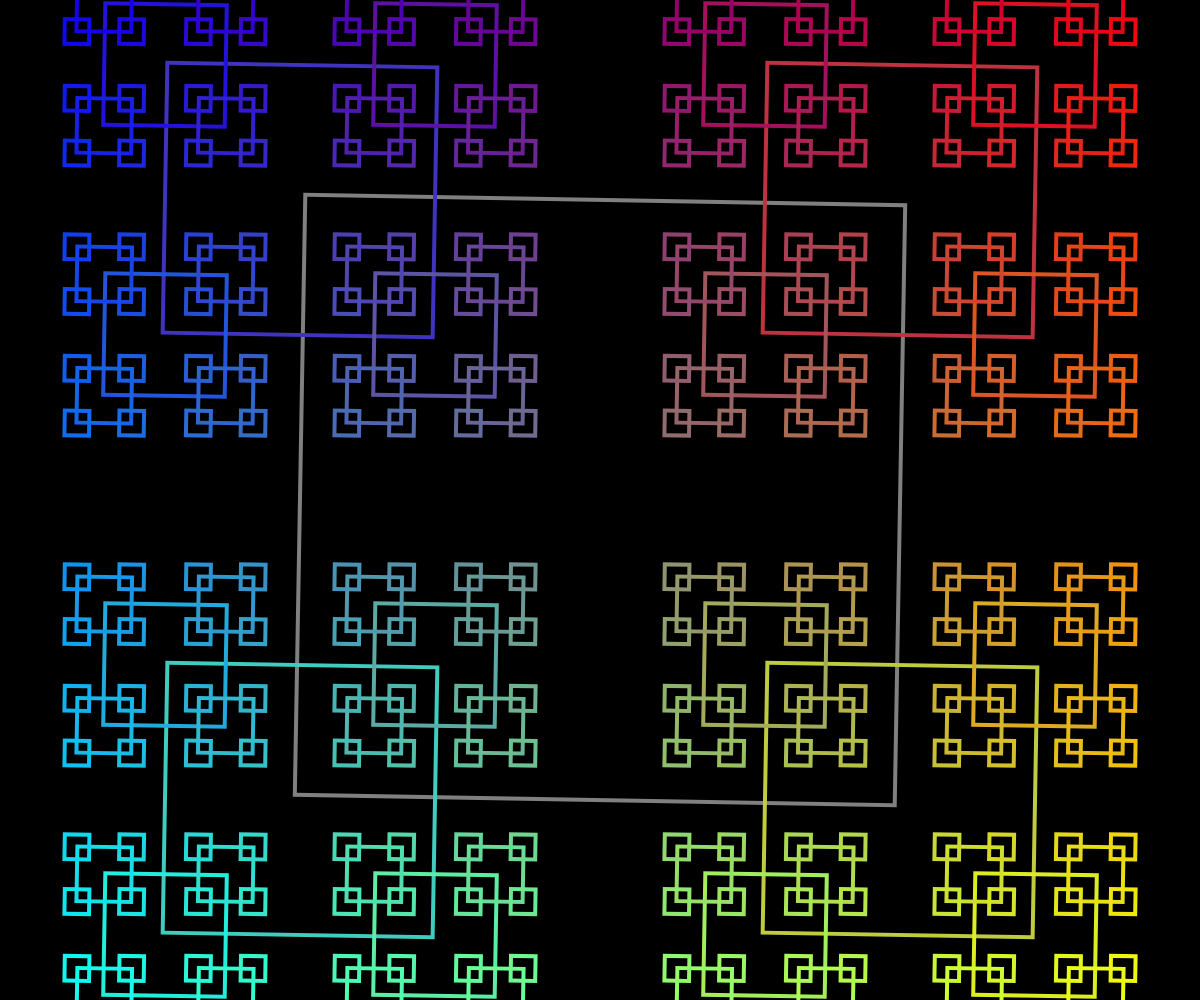
Frame 1 (no input)
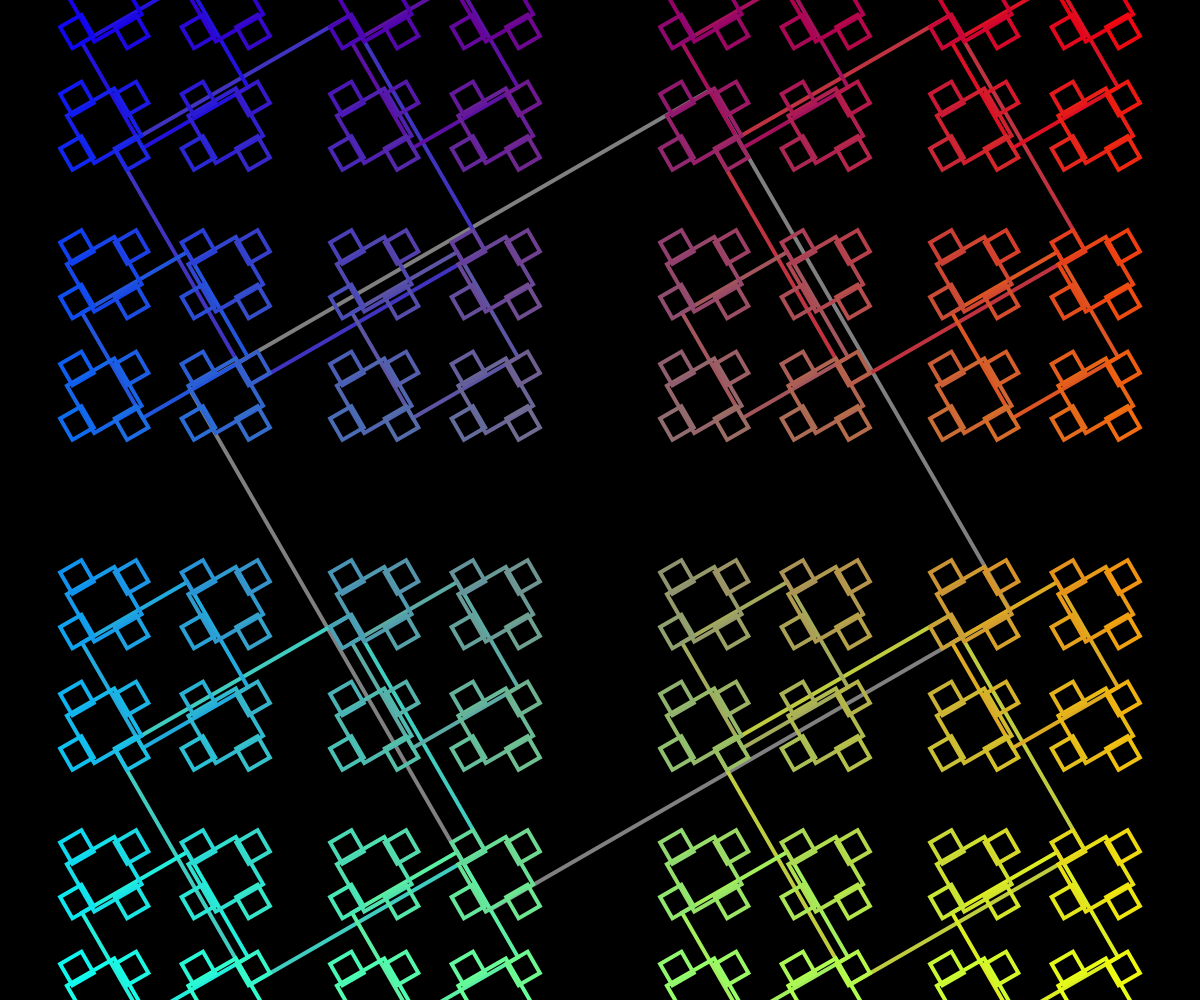
Frame 60 (no input)
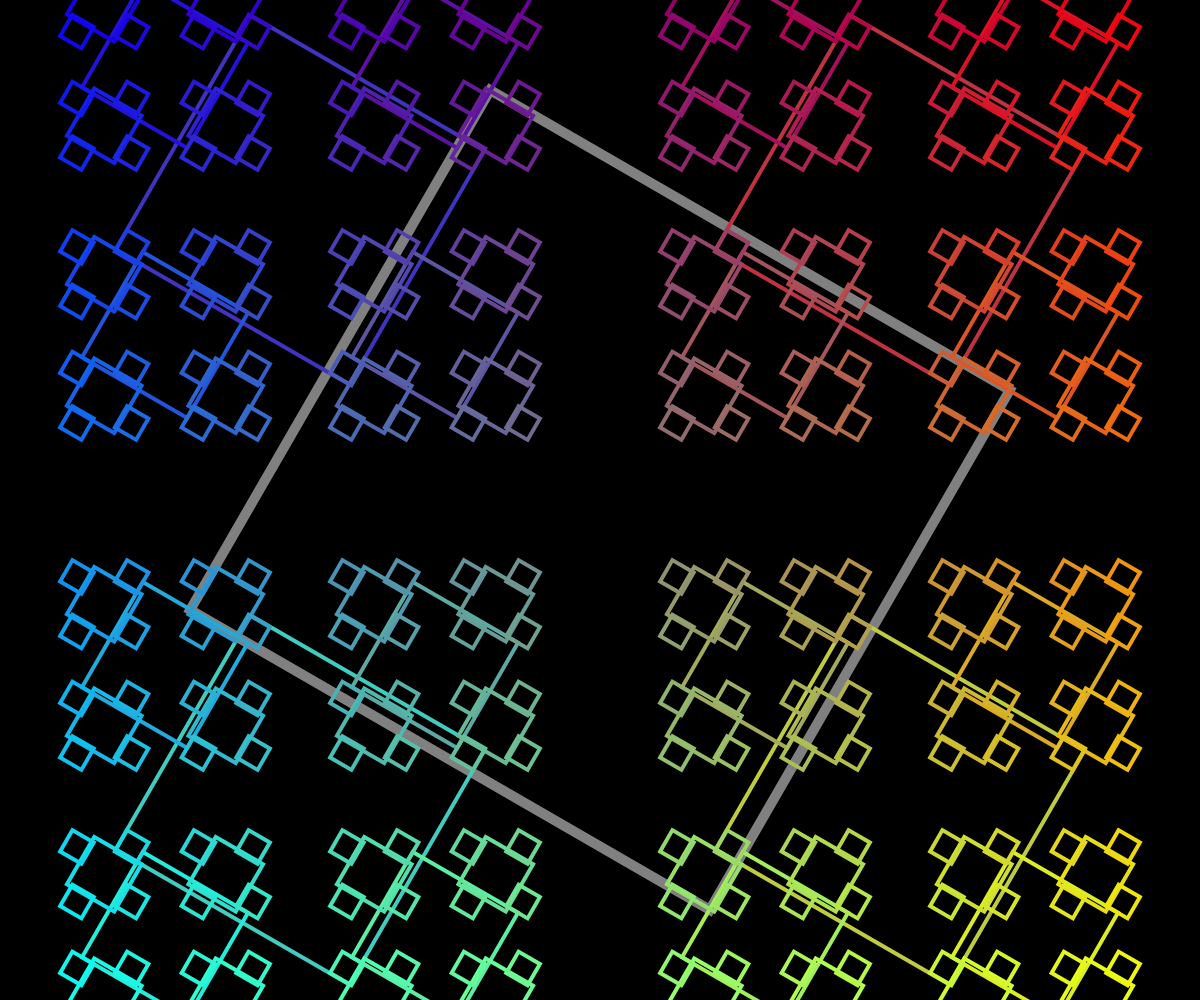
Frame 120 (the mouse pressed at the canvas centre since frame 60)

The p5.js sketch that drew these frames (run headless with seeded random() and noise() and a simulated clock; from frame 60 on, the mouse is pressed at the canvas centre):

// p5.js sketch
// ── sketch.js
// Fractals 
// Muhammad Ismail
// 4/29/2026

// Recurtion being used for visuals

// Globals

function setup() {
  createCanvas(windowWidth, windowHeight);
  stroke(255);
}

function draw() {
  background(0);
  luckySquare(width/2, height/2, 600);
}

function centerCircle(x, y, d){
  // recursively draw concentric circles
  // Base Case...implicit
  if(d > 10){
    //recursive case
    circle(x,y,d);
    centerCircle(x,y,d * 0.95);
  }

  //if we skip the recursive case, we 
  //unravel one level (base case)
}

function circleFractal(x, y, d){
  // makes a circal fractal
  noFill();
  if(d > 1){
    circle(x,y,d);
    circleFractal(x - d/2, y, d/2);
    circleFractal(x + d/2, y, d/2);
    circleFractal(x, y+d/2, d/2);
    //circleFractal(x, y-d/2, d/2);
  }
  //base case is implicit
}

function luckySquare(x,y,s){
  rectMode(CENTER);
  noFill();

  if(s >20){
    let r = map(x, 0, width, 0, 255);
    let g = map(y, 0, height, 0, 255);
    let b = map(x, 0, width, 255, 0);
    stroke(r,g,b);

    if(dist(x,y,mouseX, mouseY) <= s/2){
      strokeWeight(10);
    }
    else strokeWeight(4);

    push();
    translate(x,y);
    rotate(radians(frameCount));
    square(0,0,s);
    pop();

    luckySquare(x-s/2, y-s/2, s*0.45);   
    luckySquare(x-s/2, y+s/2, s*0.45);  
    luckySquare(x+s/2, y-s/2, s*0.45);  
    luckySquare(x+s/2, y+s/2, s*0.45);   
  }
}

function setFill(x,y,s){
  //set an interactive fill value
  //based on proximity and scale
  if(dist(mouseX, mouseY, x,y) < s/2){
    // fill(255,0,0);
    strokeWeight(5);
  }
  else strokeWeight(1);//noFill();
}
